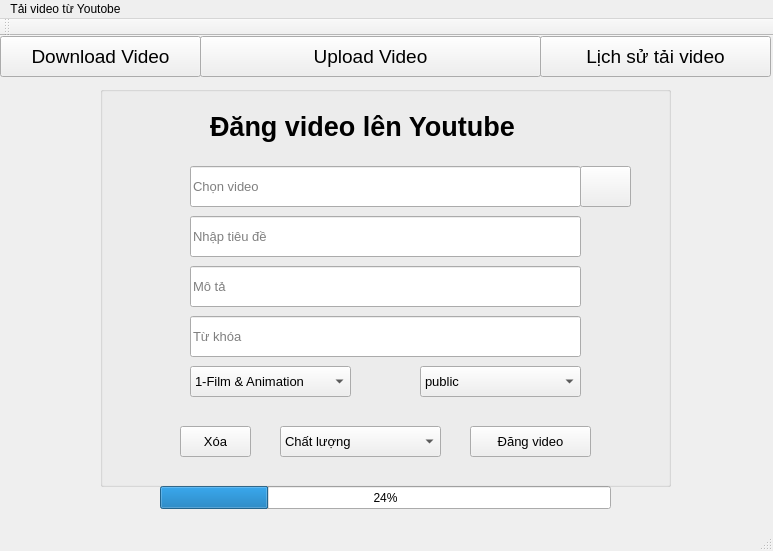
<?xml version="1.0" encoding="UTF-8"?>
<ui version="4.0">
 <class>MainWindow</class>
 <widget class="QMainWindow" name="MainWindow">
  <property name="geometry">
   <rect>
    <x>0</x>
    <y>0</y>
    <width>773</width>
    <height>551</height>
   </rect>
  </property>
  <property name="windowTitle">
   <string>MainWindow</string>
  </property>
  <widget class="QWidget" name="centralwidget">
   <widget class="QPushButton" name="btnDownload_video">
    <property name="geometry">
     <rect>
      <x>0</x>
      <y>0</y>
      <width>201</width>
      <height>41</height>
     </rect>
    </property>
    <property name="font">
     <font>
      <pointsize>14</pointsize>
     </font>
    </property>
    <property name="text">
     <string>Download Video</string>
    </property>
   </widget>
   <widget class="QPushButton" name="btnUpload_video">
    <property name="geometry">
     <rect>
      <x>200</x>
      <y>0</y>
      <width>341</width>
      <height>41</height>
     </rect>
    </property>
    <property name="font">
     <font>
      <pointsize>14</pointsize>
     </font>
    </property>
    <property name="text">
     <string>Upload Video</string>
    </property>
   </widget>
   <widget class="QPushButton" name="btnDownload_history">
    <property name="geometry">
     <rect>
      <x>540</x>
      <y>0</y>
      <width>231</width>
      <height>41</height>
     </rect>
    </property>
    <property name="font">
     <font>
      <pointsize>14</pointsize>
     </font>
    </property>
    <property name="text">
     <string>Lịch sử tải video</string>
    </property>
   </widget>
   <widget class="QProgressBar" name="btnPercent">
    <property name="geometry">
     <rect>
      <x>160</x>
      <y>450</y>
      <width>451</width>
      <height>23</height>
     </rect>
    </property>
    <property name="value">
     <number>24</number>
    </property>
   </widget>
   <widget class="QGroupBox" name="groupBox_2">
    <property name="geometry">
     <rect>
      <x>100</x>
      <y>50</y>
      <width>571</width>
      <height>401</height>
     </rect>
    </property>
    <property name="layoutDirection">
     <enum>Qt::RightToLeft</enum>
    </property>
    <property name="title">
     <string/>
    </property>
    <widget class="QLabel" name="txtTitle_bar">
     <property name="geometry">
      <rect>
       <x>110</x>
       <y>20</y>
       <width>421</width>
       <height>41</height>
      </rect>
     </property>
     <property name="font">
      <font>
       <pointsize>20</pointsize>
       <weight>75</weight>
       <bold>true</bold>
      </font>
     </property>
     <property name="text">
      <string>Đăng video lên Youtube</string>
     </property>
    </widget>
    <widget class="QLineEdit" name="txtFile">
     <property name="geometry">
      <rect>
       <x>90</x>
       <y>80</y>
       <width>391</width>
       <height>41</height>
      </rect>
     </property>
     <property name="font">
      <font>
       <pointsize>10</pointsize>
      </font>
     </property>
     <property name="text">
      <string/>
     </property>
     <property name="placeholderText">
      <string>Chọn video </string>
     </property>
    </widget>
    <widget class="QPushButton" name="btnFile">
     <property name="geometry">
      <rect>
       <x>480</x>
       <y>80</y>
       <width>51</width>
       <height>41</height>
      </rect>
     </property>
     <property name="sizeIncrement">
      <size>
       <width>40</width>
       <height>40</height>
      </size>
     </property>
     <property name="text">
      <string/>
     </property>
     <property name="icon">
      <iconset>
       <normaloff>img/file-regular.svg</normaloff>img/file-regular.svg</iconset>
     </property>
    </widget>
    <widget class="QComboBox" name="cbQuality">
     <property name="geometry">
      <rect>
       <x>180</x>
       <y>340</y>
       <width>161</width>
       <height>31</height>
      </rect>
     </property>
     <property name="font">
      <font>
       <pointsize>10</pointsize>
      </font>
     </property>
     <property name="layoutDirection">
      <enum>Qt::LeftToRight</enum>
     </property>
     <item>
      <property name="text">
       <string>Chất lượng</string>
      </property>
     </item>
    </widget>
    <widget class="QPushButton" name="btnUpload">
     <property name="geometry">
      <rect>
       <x>370</x>
       <y>340</y>
       <width>121</width>
       <height>31</height>
      </rect>
     </property>
     <property name="font">
      <font>
       <pointsize>10</pointsize>
      </font>
     </property>
     <property name="text">
      <string>Đăng video</string>
     </property>
     <property name="icon">
      <iconset>
       <normaloff>img/download-solid.svg</normaloff>img/download-solid.svg</iconset>
     </property>
    </widget>
    <widget class="QPushButton" name="btnDelete">
     <property name="geometry">
      <rect>
       <x>80</x>
       <y>340</y>
       <width>71</width>
       <height>31</height>
      </rect>
     </property>
     <property name="font">
      <font>
       <pointsize>10</pointsize>
      </font>
     </property>
     <property name="text">
      <string>Xóa</string>
     </property>
     <property name="icon">
      <iconset>
       <normaloff>img/arrows-rotate-solid.svg</normaloff>img/arrows-rotate-solid.svg</iconset>
     </property>
    </widget>
    <widget class="QLineEdit" name="txtTitle">
     <property name="geometry">
      <rect>
       <x>90</x>
       <y>130</y>
       <width>391</width>
       <height>41</height>
      </rect>
     </property>
     <property name="font">
      <font>
       <pointsize>10</pointsize>
      </font>
     </property>
     <property name="text">
      <string/>
     </property>
     <property name="placeholderText">
      <string>Nhập tiêu đề</string>
     </property>
    </widget>
    <widget class="QLineEdit" name="txtDes">
     <property name="geometry">
      <rect>
       <x>90</x>
       <y>180</y>
       <width>391</width>
       <height>41</height>
      </rect>
     </property>
     <property name="font">
      <font>
       <pointsize>10</pointsize>
      </font>
     </property>
     <property name="text">
      <string/>
     </property>
     <property name="placeholderText">
      <string>Mô tả </string>
     </property>
    </widget>
    <widget class="QLineEdit" name="txtkey_word">
     <property name="geometry">
      <rect>
       <x>90</x>
       <y>230</y>
       <width>391</width>
       <height>41</height>
      </rect>
     </property>
     <property name="font">
      <font>
       <pointsize>10</pointsize>
      </font>
     </property>
     <property name="text">
      <string/>
     </property>
     <property name="placeholderText">
      <string>Từ khóa</string>
     </property>
    </widget>
    <widget class="QComboBox" name="cbCategory">
     <property name="geometry">
      <rect>
       <x>90</x>
       <y>280</y>
       <width>161</width>
       <height>31</height>
      </rect>
     </property>
     <property name="font">
      <font>
       <pointsize>10</pointsize>
      </font>
     </property>
     <property name="layoutDirection">
      <enum>Qt::LeftToRight</enum>
     </property>
     <property name="currentText">
      <string>1-Film &amp; Animation</string>
     </property>
     <item>
      <property name="text">
       <string>1-Film &amp; Animation</string>
      </property>
     </item>
     <item>
      <property name="text">
       <string>2-Autos &amp; Vehicles</string>
      </property>
     </item>
     <item>
      <property name="text">
       <string>10-Music</string>
      </property>
     </item>
     <item>
      <property name="text">
       <string>15-Pets &amp; Animals</string>
      </property>
     </item>
     <item>
      <property name="text">
       <string>17-Sports</string>
      </property>
     </item>
     <item>
      <property name="text">
       <string>18-Short Movies</string>
      </property>
     </item>
     <item>
      <property name="text">
       <string>19-Travel &amp; Events</string>
      </property>
     </item>
     <item>
      <property name="text">
       <string>20-Gaming</string>
      </property>
     </item>
     <item>
      <property name="text">
       <string>21-Videoblogging</string>
      </property>
     </item>
     <item>
      <property name="text">
       <string>22-People &amp; Blogs</string>
      </property>
     </item>
     <item>
      <property name="text">
       <string>23-Comedy</string>
      </property>
     </item>
     <item>
      <property name="text">
       <string>24-Entertainment</string>
      </property>
     </item>
     <item>
      <property name="text">
       <string>25-News &amp; Politics</string>
      </property>
     </item>
     <item>
      <property name="text">
       <string>26-Howto &amp; Style</string>
      </property>
     </item>
     <item>
      <property name="text">
       <string>27-Education</string>
      </property>
     </item>
     <item>
      <property name="text">
       <string>28-Science &amp; Technology</string>
      </property>
     </item>
     <item>
      <property name="text">
       <string>29-Nonprofits &amp; Activism</string>
      </property>
     </item>
     <item>
      <property name="text">
       <string>30-Movies</string>
      </property>
     </item>
     <item>
      <property name="text">
       <string>31-Anime/Animation</string>
      </property>
     </item>
     <item>
      <property name="text">
       <string>32-Action/Adventure</string>
      </property>
     </item>
     <item>
      <property name="text">
       <string>33-Classics</string>
      </property>
     </item>
     <item>
      <property name="text">
       <string>34-Comedy</string>
      </property>
     </item>
     <item>
      <property name="text">
       <string>35-Documentary</string>
      </property>
     </item>
     <item>
      <property name="text">
       <string>36-Drama</string>
      </property>
     </item>
     <item>
      <property name="text">
       <string>37-Family</string>
      </property>
     </item>
     <item>
      <property name="text">
       <string>38-Foreign</string>
      </property>
     </item>
     <item>
      <property name="text">
       <string>39-Horror</string>
      </property>
     </item>
     <item>
      <property name="text">
       <string>40-Sci-Fi/Fantasy</string>
      </property>
     </item>
     <item>
      <property name="text">
       <string>41-Thriller</string>
      </property>
     </item>
     <item>
      <property name="text">
       <string>42-Shorts</string>
      </property>
     </item>
     <item>
      <property name="text">
       <string>43-Shows</string>
      </property>
     </item>
     <item>
      <property name="text">
       <string>44-Trailers</string>
      </property>
     </item>
    </widget>
    <widget class="QComboBox" name="cbStatus">
     <property name="geometry">
      <rect>
       <x>320</x>
       <y>280</y>
       <width>161</width>
       <height>31</height>
      </rect>
     </property>
     <property name="font">
      <font>
       <pointsize>10</pointsize>
      </font>
     </property>
     <property name="layoutDirection">
      <enum>Qt::LeftToRight</enum>
     </property>
     <item>
      <property name="text">
       <string>public</string>
      </property>
     </item>
     <item>
      <property name="text">
       <string>private</string>
      </property>
     </item>
     <item>
      <property name="text">
       <string>unlisted</string>
      </property>
     </item>
    </widget>
   </widget>
  </widget>
  <widget class="QMenuBar" name="menubar">
   <property name="geometry">
    <rect>
     <x>0</x>
     <y>0</y>
     <width>773</width>
     <height>26</height>
    </rect>
   </property>
   <widget class="QMenu" name="menuT_i_video_t_Youtobe">
    <property name="title">
     <string>Tải video từ Youtobe</string>
    </property>
   </widget>
   <addaction name="menuT_i_video_t_Youtobe"/>
  </widget>
  <widget class="QStatusBar" name="statusbar"/>
  <widget class="QToolBar" name="toolBar">
   <property name="windowTitle">
    <string>toolBar</string>
   </property>
   <attribute name="toolBarArea">
    <enum>TopToolBarArea</enum>
   </attribute>
   <attribute name="toolBarBreak">
    <bool>false</bool>
   </attribute>
  </widget>
 </widget>
 <resources/>
 <connections/>
</ui>
